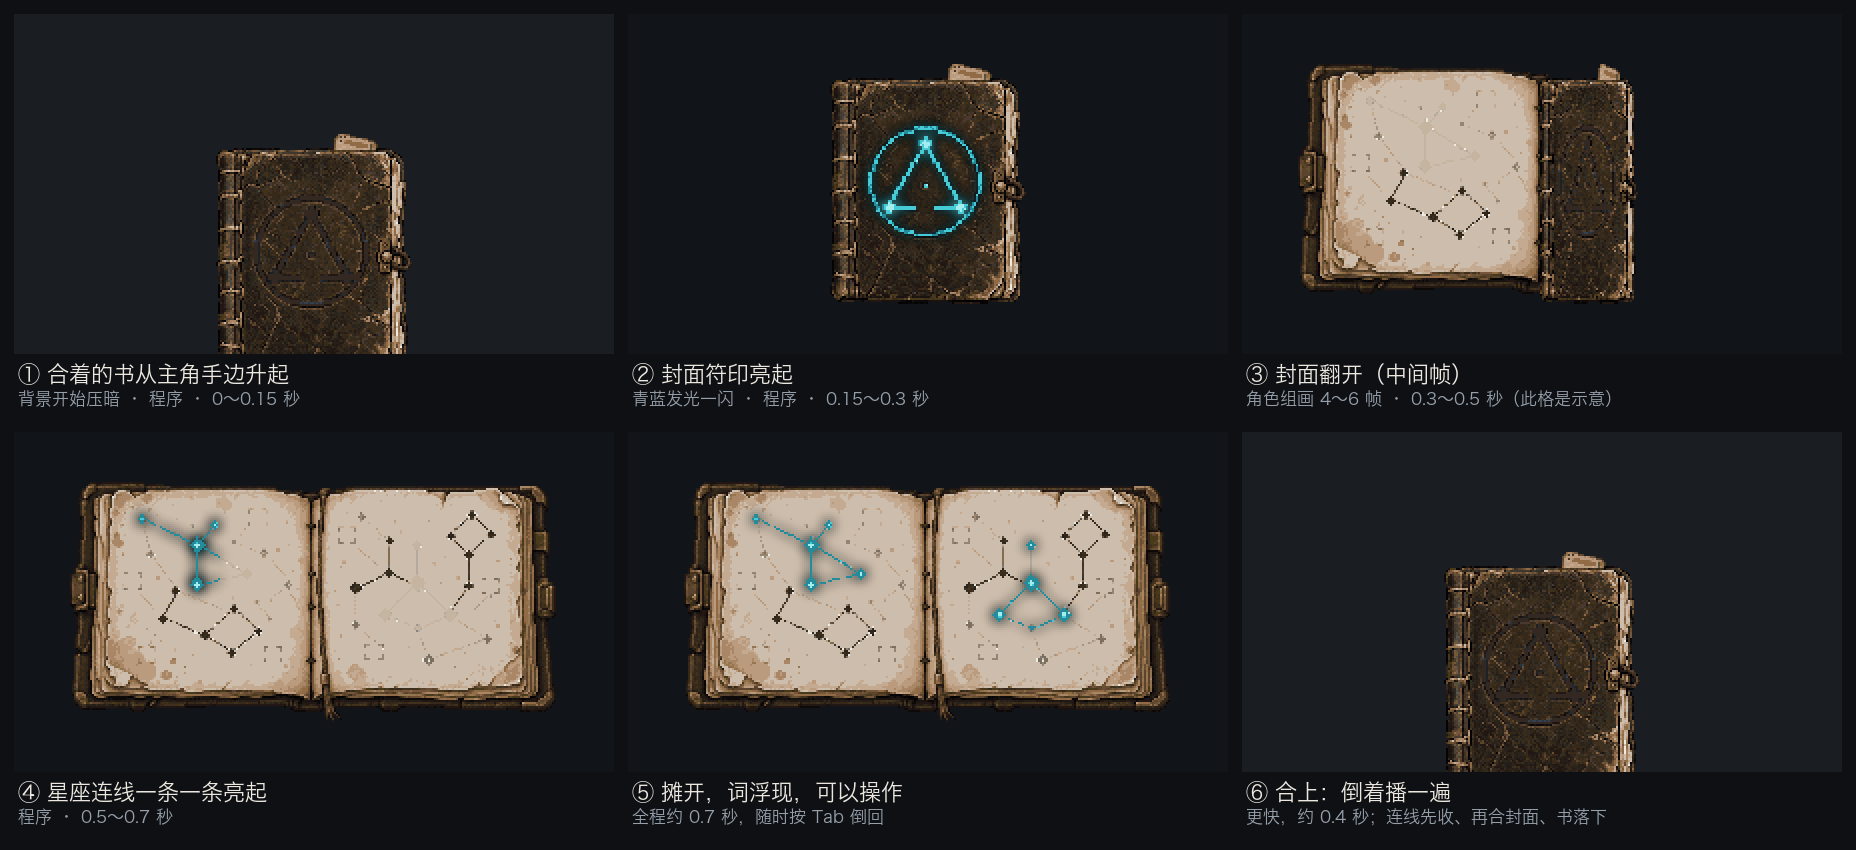

Recreate this plot in Python.
"""Storyboard for the Lexicon open / close animation (Claude, 2026-10-28). Book art from
art/character_design/lexicon_book_sheet.png; panel 3's half-open cover is only a squashed stand-in:
the real in-between frames are for the character group to draw (pixel art is never scaled)."""
from PIL import Image, ImageDraw, ImageFont, ImageFilter
ROOT = "/Users/mac/Documents/GitHub.nosync/English-Game/"
sheet = Image.open(ROOT + "art/character_design/lexicon_book_sheet.png").convert("RGBA")
closed = sheet.crop((31, 52, 129, 172))
opened = sheet.crop((174, 52, 417, 172))
W, H, S = 300, 170, 2
font = ImageFont.truetype("/System/Library/Fonts/Hiragino Sans GB.ttc", 22)
small = ImageFont.truetype("/System/Library/Fonts/Hiragino Sans GB.ttc", 17)


def is_cyan(p):
    r, g, b, a = p
    return a and b > 110 and g > 100 and b > r + 40


def split_cyan(img, keep=lambda x, y: True):
    base, lang = img.copy(), Image.new("RGBA", img.size)
    bp, lp = base.load(), lang.load()
    for y in range(img.height):
        for x in range(img.width):
            p = bp[x, y]
            if is_cyan(p):
                bp[x, y] = (196, 180, 160, 255) if img is opened else (52, 40, 34, 255)
                if keep(x, y):
                    lp[x, y] = p
    return base, lang


def glow(layer, strength):
    g = layer.filter(ImageFilter.GaussianBlur(3))
    g.putalpha(g.split()[3].point(lambda v: min(255, int(v * strength))))
    return g


def panel(book, at, dim, lang=None, glow_k=0.0):
    img = Image.new("RGBA", (W, H), (34, 38, 44, 255))
    img = Image.alpha_composite(img, Image.new("RGBA", (W, H), (6, 8, 10, int(255 * dim))))
    layer = Image.new("RGBA", (W, H))
    layer.paste(book, at, book)
    img = Image.alpha_composite(img, layer)
    if lang is not None:
        l2 = Image.new("RGBA", (W, H)); l2.paste(lang, at, lang)
        if glow_k:
            img = Image.alpha_composite(img, glow(l2, glow_k))
        img = Image.alpha_composite(img, l2)
    return img.resize((W * S, H * S), Image.NEAREST)


cb, cl = split_cyan(closed)
ob, _ = split_cyan(opened)
_, half_lines = split_cyan(opened, lambda x, y: x < 75 and y < 70)
_, all_lines = split_cyan(opened)
cx = lambda w: (W - w) // 2
squashed = cb.resize((cb.width // 2, cb.height), Image.NEAREST)  # stand-in only
spread = Image.new("RGBA", opened.size)
spread.paste(ob.crop((0, 0, opened.width // 2 + 4, opened.height)), (0, 0))
spread.paste(squashed, (opened.width // 2, 0), squashed)

panels = [
    (panel(cb, (cx(cb.width), 60), 0.3), "① 合着的书从主角手边升起", "背景开始压暗 · 程序 · 0～0.15 秒"),
    (panel(cb, (cx(cb.width), 25), 0.6, cl, 4.0), "② 封面符印亮起", "青蓝发光一闪 · 程序 · 0.15～0.3 秒"),
    (panel(spread, (cx(opened.width), 25), 0.6), "③ 封面翻开（中间帧）", "角色组画 4～6 帧 · 0.3～0.5 秒（此格是示意）"),
    (panel(ob, (cx(opened.width), 25), 0.6, half_lines, 2.5), "④ 星座连线一条一条亮起", "程序 · 0.5～0.7 秒"),
    (panel(ob, (cx(opened.width), 25), 0.6, all_lines, 1.6), "⑤ 摊开，词浮现，可以操作", "全程约 0.7 秒，随时按 Tab 倒回"),
    (panel(cb, (cx(cb.width), 60), 0.3), "⑥ 合上：倒着播一遍", "更快，约 0.4 秒；连线先收、再合封面、书落下"),
]
cols, gap, cap = 3, 14, 64
pw, ph = W * S, H * S
out = Image.new("RGB", (cols * pw + (cols + 1) * gap, 2 * (ph + cap) + 3 * gap), (14, 16, 20))
d = ImageDraw.Draw(out)
for i, (img, t1, t2) in enumerate(panels):
    x = gap + (i % cols) * (pw + gap); y = gap + (i // cols) * (ph + cap + gap)
    out.paste(img.convert("RGB"), (x, y))
    d.text((x + 4, y + ph + 8), t1, font=font, fill=(236, 232, 224))
    d.text((x + 4, y + ph + 36), t2, font=small, fill=(150, 160, 170))
out.save(ROOT + "docs/reference/lexicon_open_storyboard.png")
print(out.size)
